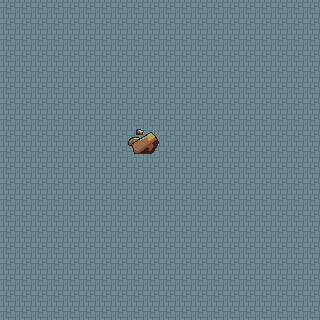

This is a level from a 2D game, rendered from its Tiled map with the project's own tilesets. A one-line summary and the complete map file follow:
An orthogonal 10x10 tile map with 32x32 px tiles, 2 tile layers (Tile Layer 1, solidTileLayer).

<map version="1.0" orientation="orthogonal" renderorder="left-up" width="10" height="10" tilewidth="32" tileheight="32" nextobjectid="1">
 <tileset firstgid="1" source="terrain_atlas.tsx" />
 <layer name="Tile Layer 1" width="10" height="10">
  <data encoding="csv">
448,448,448,448,448,448,448,448,448,448,
448,448,448,448,448,448,448,448,448,448,
448,448,448,448,448,448,448,448,448,448,
448,448,448,448,448,448,448,448,448,448,
448,448,448,448,448,448,448,448,448,448,
448,448,448,448,448,448,448,448,448,448,
448,448,448,448,448,448,448,448,448,448,
448,448,448,448,448,448,448,448,448,448,
448,448,448,448,448,448,448,448,448,448,
448,448,448,448,448,448,448,448,448,448
</data>
 </layer>
 <layer name="solidTileLayer" width="10" height="10">
  <properties>
   <property name="solid" type="bool" value="true" />
  </properties>
  <data encoding="csv">
0,0,0,0,0,0,0,0,0,0,
0,0,0,0,0,0,0,0,0,0,
0,0,0,0,0,0,0,0,0,0,
0,0,0,0,0,0,0,0,0,0,
0,0,0,0,697,0,0,0,0,0,
0,0,0,0,0,0,0,0,0,0,
0,0,0,0,0,0,0,0,0,0,
0,0,0,0,0,0,0,0,0,0,
0,0,0,0,0,0,0,0,0,0,
0,0,0,0,0,0,0,0,0,0
</data>
 </layer>
</map>
